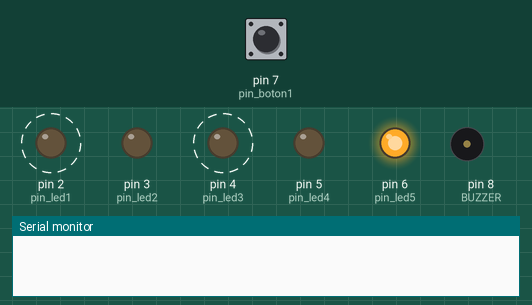
This sketch was run on a simulated Arduino Uno, built with avr-gcc and run on an emulated ATmega328P. On the bench: output pins drawn as LEDs (lit = HIGH), buzzer (waves = sounding, pin HIGH), the last lines printed to the serial monitor. Dashed ring = blinking. The inputs (shaded band) are chosen by the test bench; at power-on: pin 7 (pin_boton1) HIGH.

Above: at 0.45 s.
1.3 s: pin 7 (pin_boton1) pulled LOW for 0.15 s
At 2.3 s:
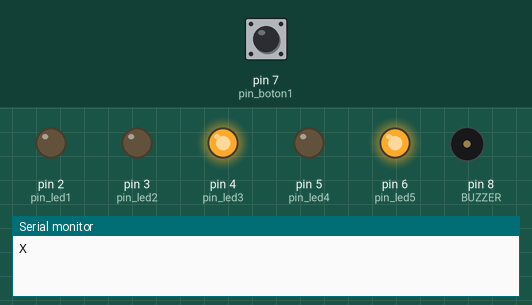
4.4 s: pin 7 (pin_boton1) pulled LOW for 1 s
At 5.3 s:
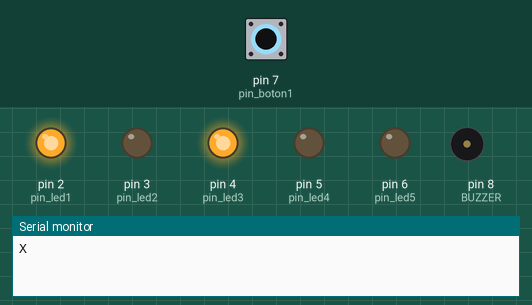
Timing chart, 0 to 13.4 s (numbered marks = the images above; inputs shaded):
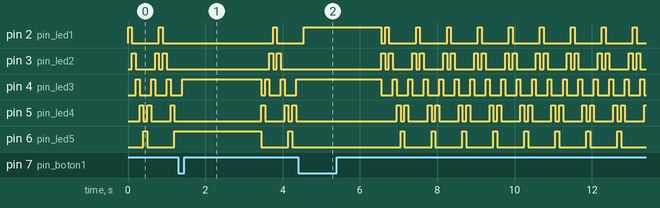

Measured:
- by itself, pin 3 (pin_led2), pin 5 (pin_led4): repeats every 0.80 s: LOW 0.10 s, HIGH 0.10 s, LOW 0.50 s, HIGH 0.10 s
- by itself, pin 6 (pin_led5): alternates HIGH for 0.10 s and LOW for 0.70 s

The sketch:

arduino.ino
```cpp
const int pin_led1 = 2;
const int pin_led2 = 3;
const int pin_led3 = 4;
const int pin_led4 = 5;
const int pin_led5 = 6;
const int pin_boton1 = 7;
const int pin_boton2 = 9;
const int pin_boton3 = 10;
const int pin_boton4 = 11;
const int pin_boton5 = 12;
const int BUZZER = 8;
const int led_delay = 100;
const int led_on_duration = 2000;

int led = 1;
int direction = 1;
bool shoot = false;
bool buttonPressed = false;

void setup() {
  pinMode(pin_led1, OUTPUT);
  pinMode(pin_led2, OUTPUT);
  pinMode(pin_led3, OUTPUT);
  pinMode(pin_led4, OUTPUT);
  pinMode(pin_led5, OUTPUT);
  pinMode(pin_boton1, INPUT_PULLUP);
  pinMode(BUZZER, OUTPUT);
  Serial.begin(19200);
}

void loop() {
  lights();
  checkButton();

  if (Serial.available() > 0) {
    String msg = Serial.readString();
    if(msg.compareTo("B")==0){
      tone(BUZZER, 650, 100);
      delay(100);
      tone(BUZZER, 450, 100);
      delay(100);
      tone(BUZZER, 250, 100);
      delay(100);
    }
  }
/*
  int estado_boton2;
  estado_boton2 = digitalRead(pin_boton2);
  if(estado_boton2 == HIGH){
      Serial.println("U");
      delay(500);
  }
  int estado_boton3;
  estado_boton3 = digitalRead(pin_boton3);
  if(estado_boton3 == HIGH){
      Serial.println("D");
      delay(500);
  }
  int estado_boton4;
  estado_boton4 = digitalRead(pin_boton4);
  if(estado_boton4 == HIGH){
      Serial.println("L");
      delay(500);
  }
  int estado_boton5;
  estado_boton5 = digitalRead(pin_boton5);
  if(estado_boton5 == HIGH){
      Serial.println("R");
      delay(500);
  }*/
}

void lights() {
  digitalWrite(pin_led1, led == 1);
  digitalWrite(pin_led2, led == 2);
  digitalWrite(pin_led3, led == 3);
  digitalWrite(pin_led4, led == 4);
  digitalWrite(pin_led5, led == 5);

  delay(led_delay);

  if (!shoot) {
    led += direction;

    if (led > 5) {
      led = 4;
      direction = -1;
    } else if (led < 1) {
      led = 2;
      direction = 1;
    }
  }
}

void checkButton() {
  int estado_boton1 = digitalRead(pin_boton1);

  if (estado_boton1 == LOW && !buttonPressed) {
    shoot = true;
    buttonPressed = true;
    delay(led_delay);
  }

  if (estado_boton1 == HIGH) {
    buttonPressed = false;
  }

  if (shoot) {
    digitalWrite(led, HIGH);
    if (led == 4) {
      delay(50);
      Serial.println("X");
    }
    delay(led_on_duration);
    digitalWrite(led, LOW);
    shoot = false;
  }
}
```
